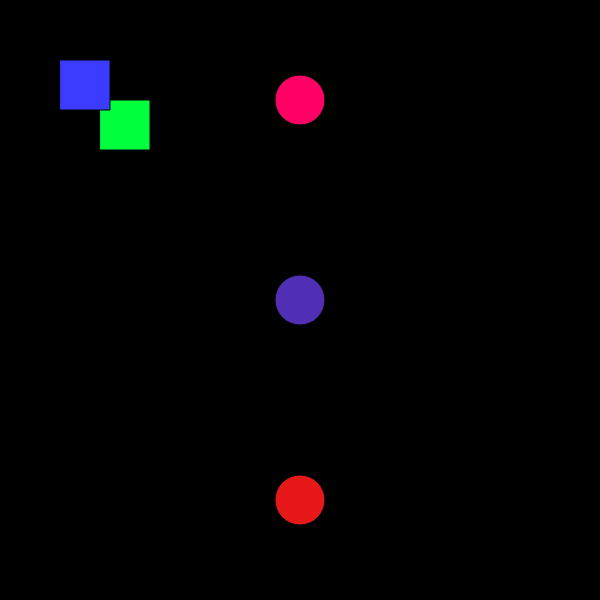
Frame 1 (no input)
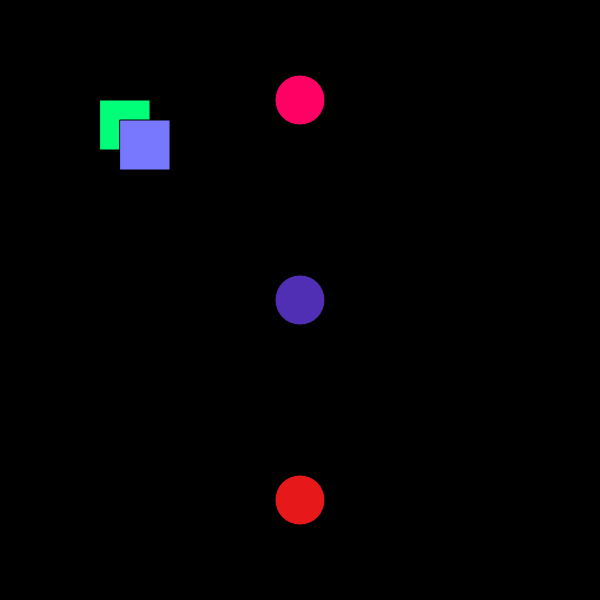
Frame 60 (no input)
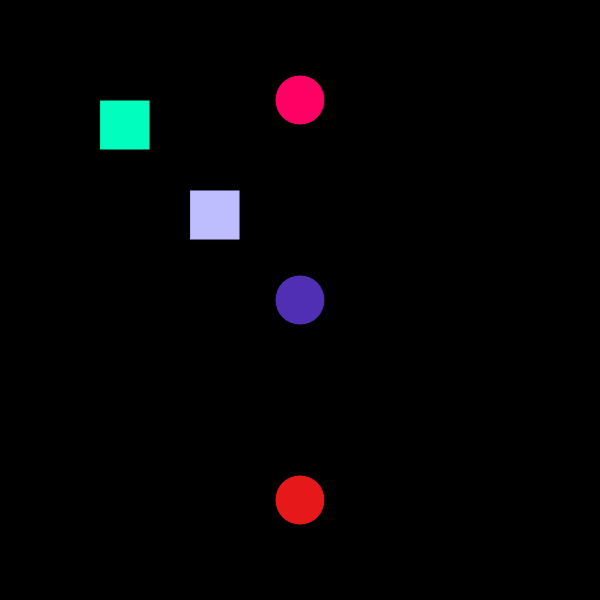
Frame 120 (the mouse pressed at the canvas centre since frame 60)

The p5.js sketch that drew these frames (run headless with seeded random() and noise() and a simulated clock; from frame 60 on, the mouse is pressed at the canvas centre):

// p5.js sketch
// ── sketch.js
var x = 50;
var y = 100;

function setup(){
    createCanvas(600,600);
    frameRate(30);       
}
function draw(){
    background(0);
    x+=10;
if(x > width-30){
    x = 50;
}
stroke(5);
fill(0,255,x);
rect(y,100,50,50);

fill(x,x,255);
rect(x,x,50,50);

fill(255,0,100);
ellipse(300,100,50,50);

fill(80,47,180)
ellipse(300,300,50,50);

fill(230,24,25)
ellipse(300,500,50,50);

}
// ── sketch2.js

function setup(){
    createCanvas(600,400);
    frameRate(100);
}
function draw(){
    ellipse(200,100,10,10);
    ellipse(300,200,30,30);
}

function squares(x,y){
    translate(x,y);
    push();
    fill(200,100,0);
    rect(100,200,50,50);
    rect(100,100,50,50);
    pop();
}
function circles(x,y){
    translate(x,y);
    push();
    fill(200,100,0);
    rect(100,200,10,10);
    rect(100,100,10,10);
    pop();
}
